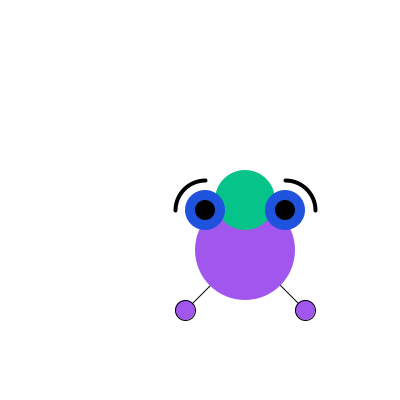
Frame 1 (no input)
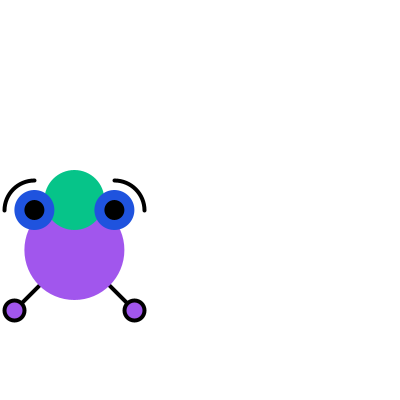
Frame 60 (the mouse pressed at the canvas centre just before this capture)
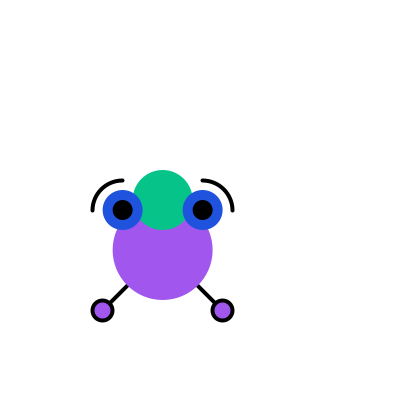
Frame 120 (the mouse held since frame 60 and released just before this capture)

The Processing sketch that drew these frames (run headless with seeded random() and noise(); from frame 60 on, the mouse is pressed at the canvas centre):

// Processing sketch: processing_57389
// ── processing_57389.pde

float x=250;
float y=250;
float h=100;
float w=100;
float easing = 0.02;

void setup(){
  
  size(400, 400);
  background(255);
  smooth();
  
  
}

 
 void draw(){
   int targetX = mouseX; 
  x += (targetX - x) * easing;
  background(255);
  
  //legR
  line(x, y, x+60, y+60);
 //legL
  line(x, y, x-60, y+60);
 //footR
 fill(161, 86, 237); 
 ellipse(x+60, y+60, h/5, w/5);
 //footL
 ellipse(x-60, y+60, h/5, w/5);

noStroke();
//body
fill(161, 86, 237);
  ellipse(x, y, h, w);
//head
fill(6, 196, 137);
  ellipse(x, y-50, h-40, w-40);
//eyeL
fill(31, 83, 222);
  ellipse(x-40, y-40, h/2-10, w/2-10);
 fill(0);
  ellipse(x-40, y-40, h/5, w/5);
//eyeR
fill(31, 83, 222);
  ellipse(x+40, y-40, h/2-10, w/2-10);
fill(0);
  ellipse(x+40, y-40, h/5, w/5);



 //eyebrowL
 noFill();
 stroke(0);
 strokeWeight(4);
  arc(x-40, y-40, h-40, w-40, PI, PI+HALF_PI);
  
  //eyebrowR
    arc(x+40, y-40, h-40, w-40, PI+HALF_PI, TWO_PI);

 }
